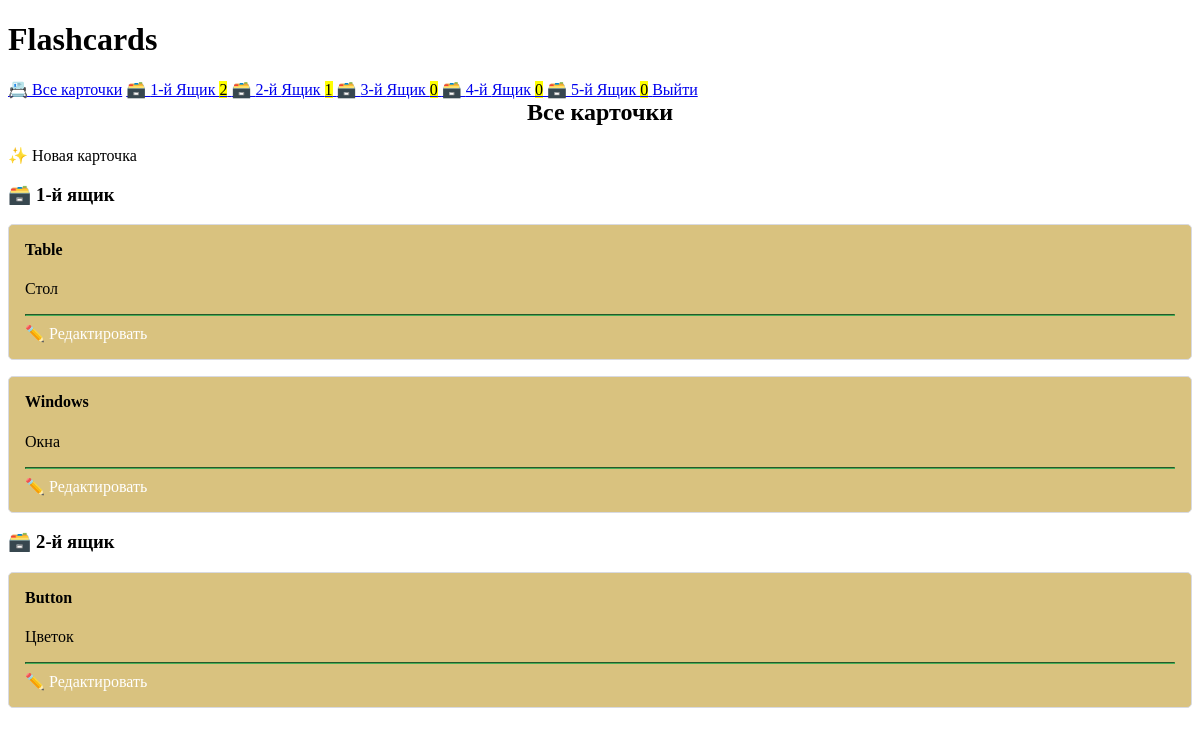
Screenshot of / (signed in) with the database file from the repository.
### cards/models.py (models this page shows, shortened)
class Card(models.Model):
    question = models.CharField(verbose_name='Вопрос', max_length=100)
    answer = models.CharField(verbose_name='Ответ', max_length=100)
    box = models.IntegerField(
        verbose_name='Коробка',
        choices=zip(BOXES, BOXES),
        default=BOXES[0],
    )
    date_created = models.DateTimeField(verbose_name='Дата', auto_now_add=True)
    owner = models.ForeignKey(user, on_delete=models.CASCADE, verbose_name='Владелец')

### cards/views.py (the view)
# urls.py: path('', views.CardListView.as_view(), name='card-list'),
class CardListView(generic.ListView):
    model = Card
    template_name = 'cards/cards_list.html'
    context_object_name = 'cards'
    def get_queryset(self):
        if self.request.user.is_authenticated:
            queryset = Card.objects.filter(owner=self.request.user).order_by('box', '-date_created')
            return queryset

### cards/templatetags/cards_tags.py (called while the page is built)
@register.inclusion_tag(filename="cards/box_links.html", takes_context=True)
def boxes_as_links(context):
    request = context['request']
    boxes = []
    for box_num in BOXES:
        card_count = Card.objects.filter(box=box_num, owner=request.user).count()
        boxes.append({
            "number": box_num,
            "card_count": card_count,
        })
    return {"boxes": boxes}

### cards/templates/cards/cards_list.html
{% extends 'base.html' %}
{% load humanize %}
{% block content %}
    {% if user.is_authenticated %}
    <h2>
        Все карточки
    </h2>
    <a href="{% url 'card-create' %}" role="button" style="color: black;">
        ✨ Новая карточка
    </a>
    {% for card in cards %}
        {% ifchanged %}
            <h3>🗃️ {{ card.box | ordinal }} ящик</h3>
        {% endifchanged %}
        {% include "cards/card.html" %}
    {% endfor %}
    {% else %}
        <a href="{% url 'login' %}" class="button">Войти</a>
        <a href="{% url 'registration' %}" class="button">Регистрация</a>
    {% endif %}
{% endblock content %}

### cards/templates/cards/card.html (shortened to what this page needs)
<article>
    <h4>{{ card.question }}</h4>
    {% if not check_card %}
        <p>{{ card.answer }}</p>
        <hr>
        <a href="{% url 'card-update' card.id %}" role="button">
            ✏️ Редактировать
        </a>
    {% endif %}
</article>

### static/css/style.css (style rules this page uses)
:root { --accent: #48ad55; --accent-bg: white; --bg: #fff; --text: #212121; --text-light: #585858; --border: #d8dae1; --code: #d81b60; --preformatted: #444; --marked: #d9c27f; }
article { background-color: var(--marked); border: 1px solid var(--border); border-radius: 5px; padding: 1em; margin: 1em 0; }
h2 { text-align: center; }
h2, h4 { margin-top: 0; }
hr { background: var(--accent); border-color: var(--accent); }
button, a[role="button"] { color: white; text-decoration: none; }

### rows the page displays
Card: box|ordinal "1-й", question "Table", answer "Стол"
Card: question "Windows", answer "Окнa"
Card: box|ordinal "2-й", question "Button", answer "Цветок"

### other values shown
{{ box.number | ordinal }} "1-й" "2-й" "3-й" "4-й" "5-й"
{{ box.card_count }} "2" "1" "0" "0" "0"
